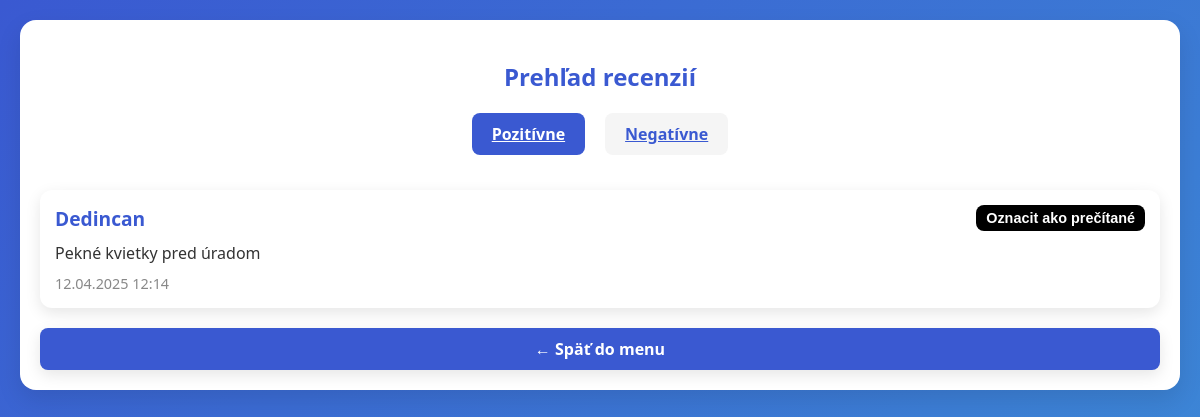
The app's page /cabinet/feedback_admin.php with its own data.
### tables this page shows
CREATE TABLE `feedback` (
  `id` int(11) NOT NULL,
  `typ_osoby` enum('dedincan','cudzinec') NOT NULL COMMENT 'Určuje, či je osoba dedinčan alebo cudzinec',
  `typ_recenzie` enum('pozitivna','negativna') NOT NULL COMMENT 'Určuje, či je recenzia pozitívna alebo negatívna',
  `text_recenzie` text NOT NULL COMMENT 'Text recenzie od osoby',
  `datum` timestamp NOT NULL DEFAULT current_timestamp() COMMENT 'Dátum a čas pridania recenzie'
);

### cabinet/feedback_admin.php (the view, shortened to what this page needs)
<?php
require 'db.php';
$recenzie = [];
$filter = isset($_GET['filter']) ? $_GET['filter'] : 'pozitivna';
$sql = "SELECT id, typ_osoby, text_recenzie, datum FROM feedback WHERE typ_recenzie = ? ORDER BY datum DESC";
$stmt = $conn->prepare($sql);
$stmt->bind_param("s", $filter);
$stmt->execute();
$result = $stmt->get_result();
if ($result->num_rows > 0) {
    while ($row = $result->fetch_assoc()) {
        $recenzie[] = $row;
    }
}
?>
<!DOCTYPE html>
<html lang="sk">
<head>
</head>
<body>
    <div class="container">
        <h2>Prehľad recenzií</h2>
        <div class="filter-buttons">
            <a href="?filter=pozitivna" class="filter-button <?= $filter === 'pozitivna' ? 'active' : '' ?>">Pozitívne</a>
            <a href="?filter=negativna" class="filter-button <?= $filter === 'negativna' ? 'active' : '' ?>">Negatívne</a>
        </div>
        <?php if (!empty($recenzie)): ?>
            <?php foreach ($recenzie as $recenzia): ?>
                <div class="review-box">
                    <div class="review-header">
                        <h3><?= htmlspecialchars(ucfirst($recenzia['typ_osoby'])) ?></h3>
                        <form method="post" style="display: inline;">
                            <button type="submit" class="delete-button">Oznacit ako prečítané</button>
                        </form>
                    </div>
                    <div class="review-body">
                        <?= nl2br(htmlspecialchars($recenzia['text_recenzie'])) ?>
                    </div>
                    <div class="review-date">
                        <?= date('d.m.Y H:i', strtotime($recenzia['datum'])) ?>
                    </div>
                </div>
            <?php endforeach; ?>
        <?php else: ?>
            <p style="text-align: center; color: #888;">Žiadne recenzie na zobrazenie.</p>
        <?php endif; ?>
        <a href="cabinet_menu.php" class="back-button">← Späť do menu</a>
    </div>
</body>
</html>

### cabinet/feedback_admin.php (style rules this page uses)
body { margin: 0; padding: 0; font-family: 'Segoe UI', sans-serif; background: linear-gradient(135deg, #3A59D1, #3D90D7); height: 100vh; display: flex; justify-content: flex-start; align-items: flex-start; padding: 20px; }
.container { display: flex; flex-direction: column; width: 100%; max-width: 1200px; margin: 0 auto; background-color: white; border-radius: 16px; box-shadow: 0 10px 25px rgba(0, 0, 0, 0.1); padding: 20px; }
h2 { color: #3A59D1; margin-bottom: 20px; text-align: center; }
.filter-buttons { display: flex; justify-content: center; gap: 20px; margin-bottom: 20px; }
.filter-button { background-color: #f5f5f5; color: #3A59D1; border: none; padding: 10px 20px; font-size: 1rem; font-weight: bold; border-radius: 8px; cursor: pointer; transition: background-color 0.3s ease, transform 0.2s ease; }
.filter-button.active { background-color: #3A59D1; color: white; }
.review-box { background-color: white; padding: 15px; border-radius: 12px; margin-top: 15px; box-shadow: 0 5px 15px rgba(0, 0, 0, 0.1); position: relative; }
.review-header { display: flex; justify-content: space-between; align-items: center; color: #3A59D1; }
.review-header h3 { margin: 0; font-size: 1.2rem; }
.review-body { margin-top: 10px; color: #333; }
.review-date { font-size: 0.9rem; color: #888; margin-top: 10px; }
.delete-button { position: absolute; top: 15px; right: 15px; background-color:rgb(0, 0, 0); color: white; border: none; padding: 5px 10px; font-size: 0.9rem; font-weight: bold; border-radius: 8px; cursor: pointer; transition: background-color 0.3s ease, transform 0.2s ease; }
.back-button { display: inline-block; margin-top: 20px; padding: 10px 20px; background-color: #3A59D1; color: white; text-decoration: none; font-size: 1rem; font-weight: bold; border-radius: 8px; box-shadow: 0 5px 15px rgba(0, 0, 0, 0.1); transition: background-color 0.3s ease, transform 0.2s ease; text-align: center; }

### records on screen
feedback: typ_osoby "Dedincan", text_recenzie "Pekné kvietky pred úradom", datum "12.04.2025 12:14"
